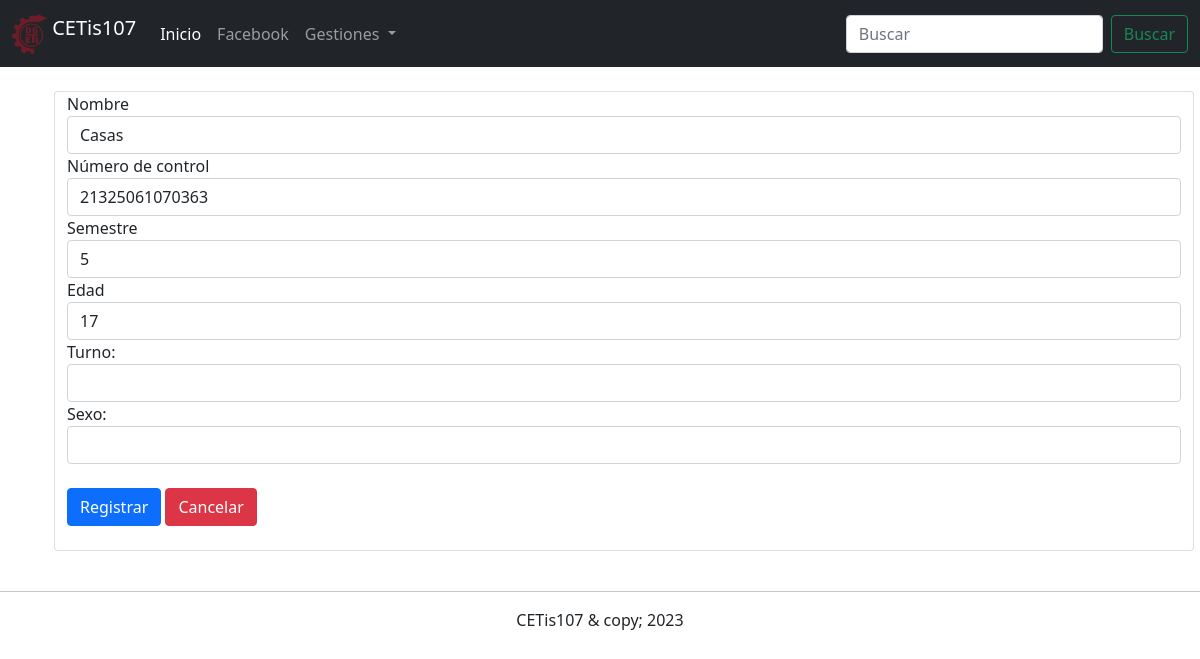
Page /parcial2/editarAlumno.php?id=1 on the committed database.
### tables this page shows
CREATE TABLE `alumnos` (
  `id` int(11) NOT NULL,
  `nombre` varchar(100) NOT NULL,
  `numero_control` varchar(30) NOT NULL,
  `semestre` int(11) NOT NULL,
  `edad` int(11) NOT NULL,
  `turno` varchar(10) NOT NULL,
  `sexo` int(11) NOT NULL
);

### parcial2/editarAlumno.php (the view, shortened to what this page needs)
<!DOCTYPE html>
<html lang="en">
<head>
    <link rel="stylesheet" href="css/bootstrap.css">
</head>
<body>
    <?php
    include 'menu.php';
    include 'conexion.php';
    $id = $_GET["id"];
    $sql = "SELECT * FROM alumnos WHERE id=" .$id;
    $datos = $conexion->query($sql);
    $alumno = $datos->fetch_assoc();
    ?>
    <div class="container">
        <div class="row">
            <div class="col-12 card m-4">
                <form action="ActualizarRegistro.php" method="POST">
                    <div class="form-group">
                        <label for="">Nombre</label>
                        <input value=<?php echo $alumno["nombre"]; ?> name="nombre" type="text" class="form-control" placeholder="Teclea el nombre del alumno" required>
                    </div>
                    <div class="form-group">
                        <label for="">Número de control</label>
                        <input value=<?php echo $alumno["numero_control"]; ?> name="nc" type="text" class="form-control" placeholder="Teclea el número de control" required>
                    </div>
                    <div class="form-group">
                        <label for="">Semestre</label>
                        <input value=<?php echo $alumno["semestre"]; ?> name="semestre" type="number" class="form-control" placeholder="Teclea el semestre del alumno" required>
                    </div>
                    <div class="form-group">
                        <label for="">Edad</label>
                        <input value=<?php echo $alumno["edad"]; ?> name="edad" type="number" class="form-control" placeholder="Teclea la edad del alumno" required>
                    </div>
                    <div class="form-group">
                        <label for="">Turno:</label>
                       <select name="turno" id="" class="form-control" required>
                        <option value="<?php echo $alumno["turno"]; ?>"></option>
                         <option value="">Selecciona el turno</option>
                       </select>
                    </div>
                    <div class="form-group">
                        <label for="">Sexo:</label>
                       <select name="sexo" id="" class="form-control" required>
                        <option value="<?php echo $alumno["sexo"]; ?>"></option>
                         <option value="">Selecciona el sexo</option>
                       </select>
                    </div><br>
                    <div>
                        <input type="submit" value="Registrar" class="btn btn-primary">
                        <a href="consultarAlumnos.php" class="btn btn-danger">Cancelar</a>
                    </div><br>
                </form>
            </div>
        </div>
    </div>
    <footer class="text-center">
        <hr>
        CETis107 & copy; 2023
    </footer>
</body>
</html>

### rows in the picture
alumnos: nc "21325061070363", semestre "5", edad "17"
